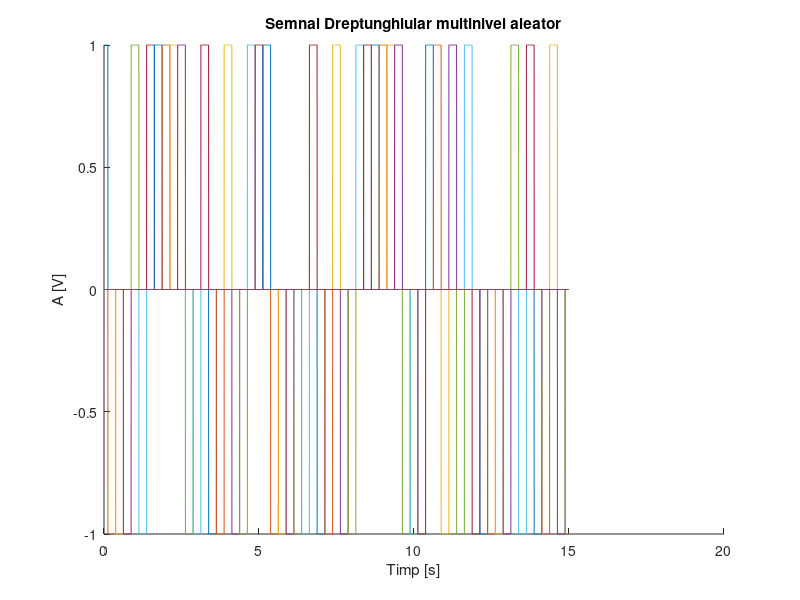
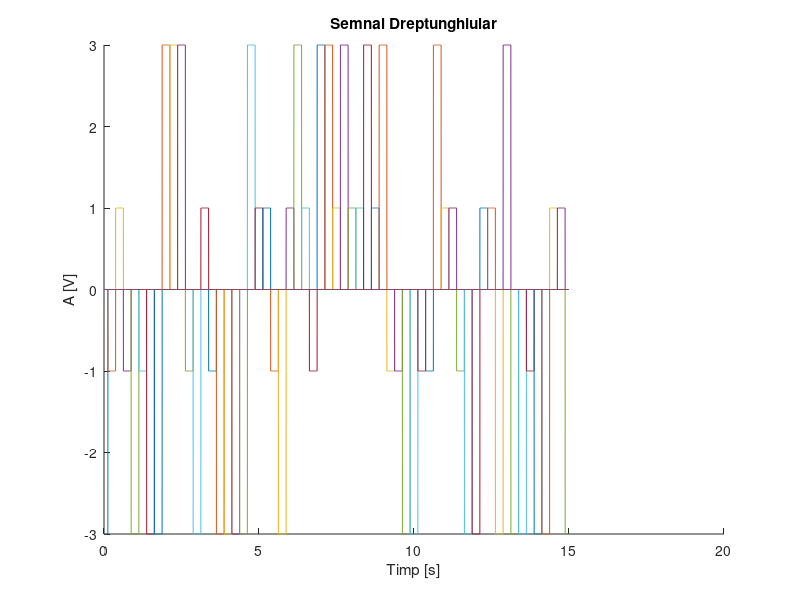
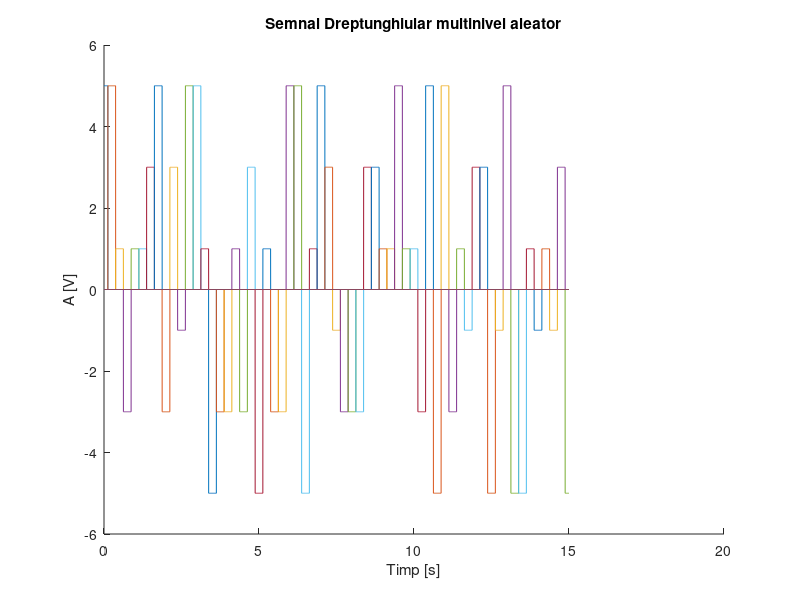
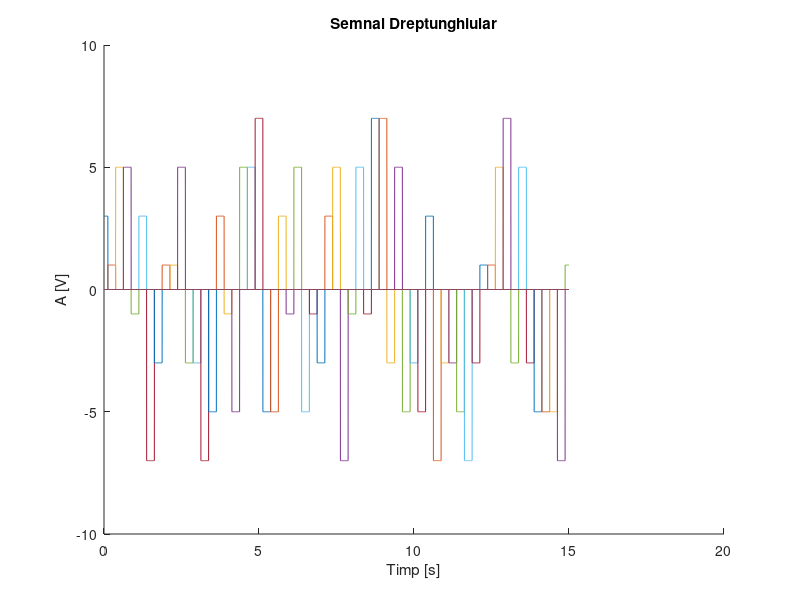

Write the MATLAB code that produced these figures, in order.
%Dreptunghiular multinivel aleator, durate de 0.25s
clear, clc
t=0:0.002:15; %0.002 = 2ms = rezolutia temporala
%Analog:
%t=0:0.02:20; %0.02 = 20ms = rezolutia temporala
%t=0:0.2:20; %0.2 = 200ms = rezolutia temporala
%a.
niv = [ -1 1 ];
figure(1)
hold on
title('Semnal Dreptunghiular multinivel aleator')
xlabel('Timp [s]')
ylabel('A [V]')
for n=0:0.25:40
y = datasample(niv, 1);
plot(t, y*rectpuls(t-n, 0.25))
end
%b
niv = [ -3 -1 1 3 ];
figure(2)
hold on
title('Semnal Dreptunghiular')
xlabel('Timp [s]')
ylabel('A [V]')
for n=0:0.25:40
y = datasample(niv, 1);
plot(t, y*rectpuls(t-n, 0.25))
end
%c.
niv = [ -5 -3 -1 1 3 5 ];
figure(3)
hold on
title('Semnal Dreptunghiular multinivel aleator')
xlabel('Timp [s]')
ylabel('A [V]')
for n=0:0.25:40
y = datasample(niv, 1);
plot(t, y*rectpuls(t-n, 0.25))
end
%d.
niv = [ -7 -5 -3 -1 1 3 5 7];
figure(4)
hold on
title('Semnal Dreptunghiular')
xlabel('Timp [s]')
ylabel('A [V]')
for n=0:0.25:40
y = datasample(niv, 1);
plot(t, y*rectpuls(t-n, 0.25))
end